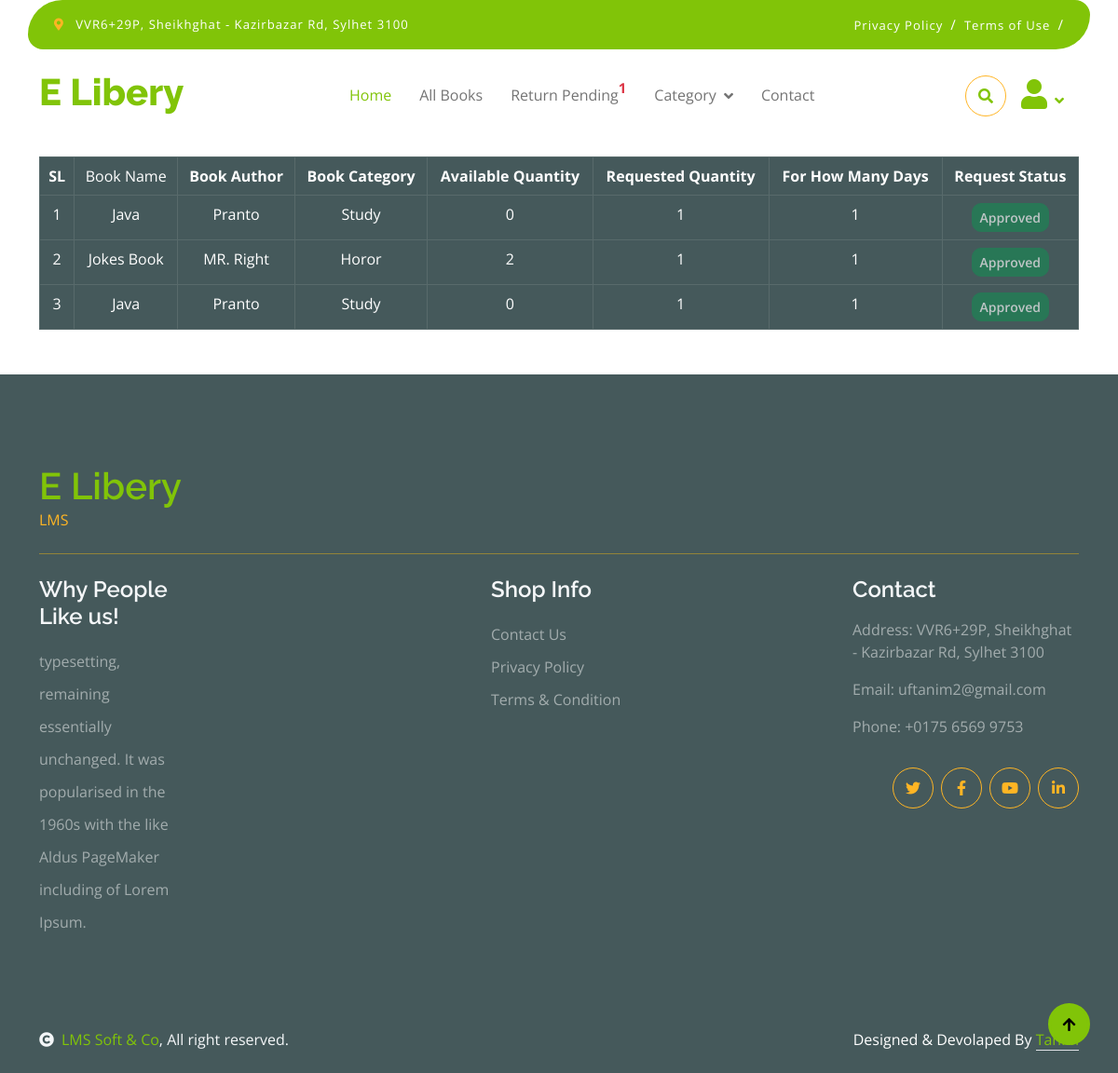
/users/request_report.php (signed in), run on the app's committed database.
### tables this page shows
CREATE TABLE `book_request` (
  `req_id` int(11) NOT NULL,
  `book_name` varchar(255) DEFAULT NULL,
  `author` varchar(255) DEFAULT NULL,
  `cat_name` varchar(255) DEFAULT NULL,
  `hqty` int(11) DEFAULT NULL,
  `days` int(11) DEFAULT NULL,
  `book_id` int(11) DEFAULT NULL,
  `user_id` int(11) DEFAULT NULL,
  `req_status` int(11) NOT NULL DEFAULT '0',
  `dec_reason` varchar(255) NOT NULL
);

CREATE TABLE `book` (
  `book_id` int(11) NOT NULL,
  `book_name` varchar(255) DEFAULT NULL,
  `author` varchar(255) DEFAULT NULL,
  `description` varchar(255) NOT NULL,
  `cat_id` int(11) DEFAULT NULL,
  `qty` int(11) DEFAULT NULL,
  `photo` varchar(255) DEFAULT NULL
);

### users/request_report.php (the view)
<?php
include('ini/header.php');
$sql = "SELECT * FROM book_request
        LEFT JOIN book ON book_request.book_id = book.book_id
        LEFT JOIN user ON book_request.user_id = user.id WHERE book_request.user_id = $id";
$run = mysqli_query($con,$sql);
$c=1;
?>
<br>
<br>
<br><br>
<br>
<br><br>
<div class="container">
	<table class="table table-dark text-center table-bordered">
	  <thead>
	    <tr>
	    	<th scope="col">SL</th>
	      	<td>Book Name</td>
             <th scope="col">Book Author</th>
             <th scope="col">Book Category</th>
             <th scope="col">Available Quantity</th>
             <th scope="col">Requested Quantity</th>
			 <th scope="col">For How Many Days</th>
             <th scope="col">Request Status</th>
	    </tr>
	  </thead>
	  <tbody>
	    <?php while ($data = mysqli_fetch_assoc($run)) { ?>
                            <tr>
                            	<td><?php echo $c++; ?></td>
                            	<?php if(is_null($data['book_id'])) { ?>
                            		<td style="color: red; font-weight: bolder;">Book Deleted</td>
                            		<td style="color: red; font-weight: bolder;">Book Deleted</td>
                            		<td style="color: red; font-weight: bolder;">Book Deleted</td>
                            		<td style="color: red; font-weight: bolder;">Book Deleted</td>
                            	<?php }else{ ?>
                            		<td><?php echo $data['book_name'] ?></td>
	                                <td><?php echo $data['author'] ?></td>
	                                <td><?php echo $data['cat_name'] ?></td>
	                                <td><?php echo $data['qty'] ?></td>
                            	<?php } ?>
                                <td><?php echo $data['hqty'] ?></td>
                                <td><?php echo $data['days'] ?></td>
							   <td>
							    <?php if($data['req_status'] == 0) {?>
							        <button class="btn btn-warning btn-sm" disabled="">Pending</button>
							    <?php } elseif($data['req_status'] == 2) {?>
							        <button class="btn btn-danger btn-sm" disabled="">Declined</button>
							    <?php } else { ?>
							        <button class="btn btn-success btn-sm" disabled="">Approved</button>
							    <?php } ?>
							</td>
                            </tr>
                        <?php } ?>
	  </tbody>
	</table>
</div>
<?php include('ini/footer.php'); ?>

### users/css/style.css (style rules this page uses)
.btn { font-weight: 600; transition: .5s; }

### data on the page
book_request: book.book_name "Java", book.author "Pranto", cat_name "Study", book.qty "0", hqty "1", days "1", req_status "Approved"
book_request: book.book_name "Jokes Book", book.author "MR. Right", cat_name "Horor", book.qty "2", hqty "1", days "1", req_status "Approved"
book_request: book.book_name "Java", book.author "Pranto", cat_name "Study", book.qty "0", hqty "1", days "1", req_status "Approved"

### other printed values
$rtn_qty "1"
